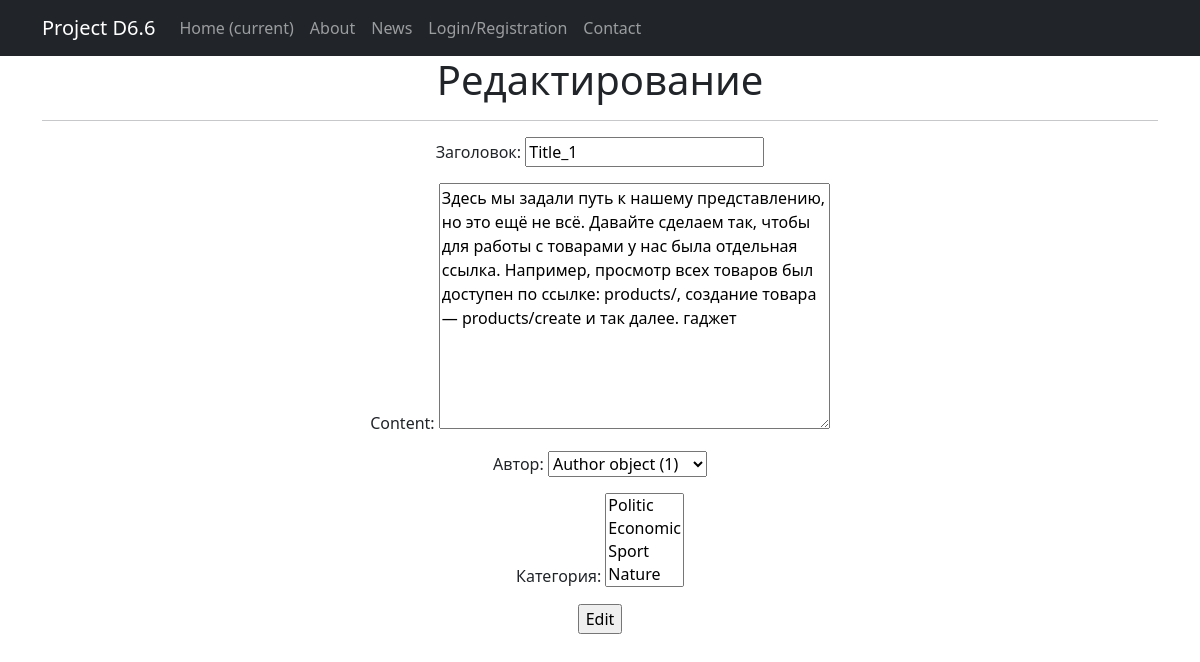
/news/1/edit/, run on the app's committed database.
### news/models.py (models this page shows, shortened)
class Post(models.Model):  # класс Post
    news = 'NE'
    article = 'AR'
    CATSELECT = [
        (news, 'Новость'),
        (article, 'Статья')
    ]
    objects = None
    author = models.ForeignKey(Author, on_delete=models.CASCADE)  # связь «один ко многим» с моделью Author
    time_in = models.DateTimeField(auto_now_add=True)  # автоматическое присвоение даты и времени создания
    title = models.CharField(max_length=255)  # длина заголовка
    choice_field = models.CharField(max_length=2, choices=CATSELECT)  # поле выбора категории новость/статья
    content = models.TextField()  # содержание статьи/новости
    rating = models.IntegerField(default=0)  # рейтинг статьи/новости
    category = models.ManyToManyField(Category, through='PostCategory')  # связь «многие ко многим» с моделью Category (с дополнительной моделью PostCategory)

### news/views.py (the view)
# urls.py: path('<int:pk>/edit/', PostEdit.as_view()),
class PostEdit(UpdateView, LoginRequiredMixin, PermissionRequiredMixin):
    permission_required = 'news.change_post'
    form_class = PostForm
    model = Post
    template_name = 'edit.html'
    context_object_name = 'post_edit'
    def get_object(self, **kwargs):
        id = self.kwargs.get('pk')
        return Post.objects.get(pk=id)

### news/forms.py
class PostForm(forms.ModelForm):
    def __init__(self, *args, **kwargs):
        super(PostForm, self).__init__(*args, **kwargs)
        self.fields['title'].label = 'Заголовок'
        self.fields['category'].empty_label = None
        self.fields['category'].label = 'Категория'
        self.fields['author'].label = 'Автор'
        self.fields['author'].empty_label = 'Выберите автора'
    class Meta:
        model = Post
        fields = ['title',
                  'content',
                  'author',
                  'category']

### news/models.py (called while the page is built)
    def __str__(self):
        return self.name.title()

### templates/edit.html (shortened to what this page needs)
{% extends 'flatpages/default.html' %}
{% block content %}
<h1>Редактирование</h1>
<hr>
<form action="" method="post">
    {{ form.as_p }}
    <input type="submit" value="Edit">
</form>
{% endblock content %}

### data on the page
Post: title "Title_1", content "Здесь мы задали путь к нашему представлению, но это ещё не всё. Давайте сделаем так, чтобы для работы с товарами у нас была отдельная ссылка. Например, просмотр всех товаров был доступен по ссылке: products/, создание товара — products/create и так далее. гаджет", author "Author object (1)"
